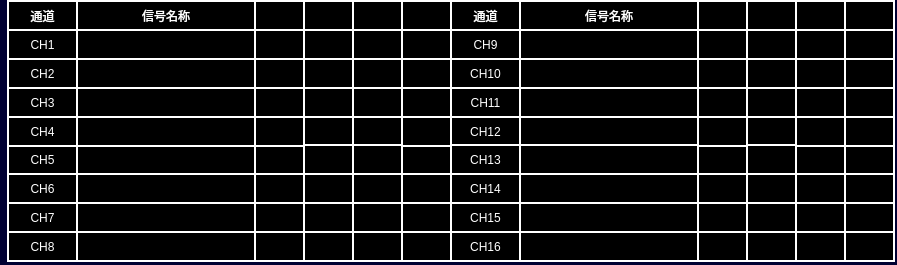
<?xml version="1.0" encoding="UTF-8"?>
<ui version="4.0">
 <class>TCDOControl</class>
 <widget class="QWidget" name="TCDOControl">
  <property name="geometry">
   <rect>
    <x>0</x>
    <y>0</y>
    <width>897</width>
    <height>265</height>
   </rect>
  </property>
  <property name="windowTitle">
   <string>Form</string>
  </property>
  <property name="styleSheet">
   <string notr="true">QWidget
{
background-color: rgb(0, 0, 50);
}


QLabel
{
	font: 16px &quot;微软雅黑&quot;;
	color: white;
	border:2px solid white;
	background-color:black;
}</string>
  </property>
  <widget class="QLabel" name="lbl_CH1">
   <property name="geometry">
    <rect>
     <x>7</x>
     <y>29</y>
     <width>71</width>
     <height>31</height>
    </rect>
   </property>
   <property name="text">
    <string>CH1</string>
   </property>
   <property name="alignment">
    <set>Qt::AlignCenter</set>
   </property>
  </widget>
  <widget class="QLabel" name="lbl_CH3_Name">
   <property name="geometry">
    <rect>
     <x>76</x>
     <y>87</y>
     <width>180</width>
     <height>31</height>
    </rect>
   </property>
   <property name="text">
    <string/>
   </property>
   <property name="alignment">
    <set>Qt::AlignCenter</set>
   </property>
  </widget>
  <widget class="QLabel" name="lbl_CH14_State4">
   <property name="geometry">
    <rect>
     <x>844</x>
     <y>173</y>
     <width>51</width>
     <height>31</height>
    </rect>
   </property>
   <property name="text">
    <string/>
   </property>
   <property name="alignment">
    <set>Qt::AlignCenter</set>
   </property>
  </widget>
  <widget class="QLabel" name="lbl_CH5_State4">
   <property name="geometry">
    <rect>
     <x>401</x>
     <y>144</y>
     <width>51</width>
     <height>31</height>
    </rect>
   </property>
   <property name="text">
    <string/>
   </property>
   <property name="alignment">
    <set>Qt::AlignCenter</set>
   </property>
  </widget>
  <widget class="QLabel" name="lbl_CH5_Name">
   <property name="geometry">
    <rect>
     <x>76</x>
     <y>144</y>
     <width>180</width>
     <height>31</height>
    </rect>
   </property>
   <property name="text">
    <string/>
   </property>
   <property name="alignment">
    <set>Qt::AlignCenter</set>
   </property>
  </widget>
  <widget class="QLabel" name="TrainType8">
   <property name="geometry">
    <rect>
     <x>844</x>
     <y>0</y>
     <width>51</width>
     <height>31</height>
    </rect>
   </property>
   <property name="text">
    <string/>
   </property>
   <property name="alignment">
    <set>Qt::AlignCenter</set>
   </property>
  </widget>
  <widget class="QLabel" name="lbl_CH11_State1">
   <property name="geometry">
    <rect>
     <x>697</x>
     <y>87</y>
     <width>51</width>
     <height>31</height>
    </rect>
   </property>
   <property name="text">
    <string/>
   </property>
   <property name="alignment">
    <set>Qt::AlignCenter</set>
   </property>
  </widget>
  <widget class="QLabel" name="lbl_CH16_State1">
   <property name="geometry">
    <rect>
     <x>697</x>
     <y>231</y>
     <width>51</width>
     <height>31</height>
    </rect>
   </property>
   <property name="text">
    <string/>
   </property>
   <property name="alignment">
    <set>Qt::AlignCenter</set>
   </property>
  </widget>
  <widget class="QLabel" name="lbl_CH13_State4">
   <property name="geometry">
    <rect>
     <x>844</x>
     <y>144</y>
     <width>51</width>
     <height>31</height>
    </rect>
   </property>
   <property name="text">
    <string/>
   </property>
   <property name="alignment">
    <set>Qt::AlignCenter</set>
   </property>
  </widget>
  <widget class="QLabel" name="lbl_CH2">
   <property name="geometry">
    <rect>
     <x>7</x>
     <y>58</y>
     <width>71</width>
     <height>31</height>
    </rect>
   </property>
   <property name="text">
    <string>CH2</string>
   </property>
   <property name="alignment">
    <set>Qt::AlignCenter</set>
   </property>
  </widget>
  <widget class="QLabel" name="lbl_CH9_State2">
   <property name="geometry">
    <rect>
     <x>746</x>
     <y>29</y>
     <width>51</width>
     <height>31</height>
    </rect>
   </property>
   <property name="text">
    <string/>
   </property>
   <property name="alignment">
    <set>Qt::AlignCenter</set>
   </property>
  </widget>
  <widget class="QLabel" name="lbl_CH16_State2">
   <property name="geometry">
    <rect>
     <x>746</x>
     <y>231</y>
     <width>51</width>
     <height>31</height>
    </rect>
   </property>
   <property name="text">
    <string/>
   </property>
   <property name="alignment">
    <set>Qt::AlignCenter</set>
   </property>
  </widget>
  <widget class="QLabel" name="lbl_CH9_Name">
   <property name="geometry">
    <rect>
     <x>519</x>
     <y>29</y>
     <width>180</width>
     <height>31</height>
    </rect>
   </property>
   <property name="text">
    <string/>
   </property>
   <property name="alignment">
    <set>Qt::AlignCenter</set>
   </property>
  </widget>
  <widget class="QLabel" name="lbl_CH10_State4">
   <property name="geometry">
    <rect>
     <x>844</x>
     <y>58</y>
     <width>51</width>
     <height>31</height>
    </rect>
   </property>
   <property name="text">
    <string/>
   </property>
   <property name="alignment">
    <set>Qt::AlignCenter</set>
   </property>
  </widget>
  <widget class="QLabel" name="lbl_CH8_State1">
   <property name="geometry">
    <rect>
     <x>254</x>
     <y>231</y>
     <width>51</width>
     <height>31</height>
    </rect>
   </property>
   <property name="text">
    <string/>
   </property>
   <property name="alignment">
    <set>Qt::AlignCenter</set>
   </property>
  </widget>
  <widget class="QLabel" name="lbl_CH10">
   <property name="geometry">
    <rect>
     <x>450</x>
     <y>58</y>
     <width>71</width>
     <height>31</height>
    </rect>
   </property>
   <property name="text">
    <string>CH10</string>
   </property>
   <property name="alignment">
    <set>Qt::AlignCenter</set>
   </property>
  </widget>
  <widget class="QLabel" name="lbl_CH3_State3">
   <property name="geometry">
    <rect>
     <x>352</x>
     <y>87</y>
     <width>51</width>
     <height>31</height>
    </rect>
   </property>
   <property name="text">
    <string/>
   </property>
   <property name="alignment">
    <set>Qt::AlignCenter</set>
   </property>
  </widget>
  <widget class="QLabel" name="lbl_CH1_State3">
   <property name="geometry">
    <rect>
     <x>352</x>
     <y>29</y>
     <width>51</width>
     <height>31</height>
    </rect>
   </property>
   <property name="text">
    <string/>
   </property>
   <property name="alignment">
    <set>Qt::AlignCenter</set>
   </property>
  </widget>
  <widget class="QLabel" name="lbl_CH10_State1">
   <property name="geometry">
    <rect>
     <x>697</x>
     <y>58</y>
     <width>51</width>
     <height>31</height>
    </rect>
   </property>
   <property name="text">
    <string/>
   </property>
   <property name="alignment">
    <set>Qt::AlignCenter</set>
   </property>
  </widget>
  <widget class="QLabel" name="lbl_CH7">
   <property name="geometry">
    <rect>
     <x>7</x>
     <y>202</y>
     <width>71</width>
     <height>31</height>
    </rect>
   </property>
   <property name="text">
    <string>CH7</string>
   </property>
   <property name="alignment">
    <set>Qt::AlignCenter</set>
   </property>
  </widget>
  <widget class="QLabel" name="lbl_CH1_State1">
   <property name="geometry">
    <rect>
     <x>254</x>
     <y>29</y>
     <width>51</width>
     <height>31</height>
    </rect>
   </property>
   <property name="text">
    <string/>
   </property>
   <property name="alignment">
    <set>Qt::AlignCenter</set>
   </property>
  </widget>
  <widget class="QLabel" name="lbl_CH7_State4">
   <property name="geometry">
    <rect>
     <x>401</x>
     <y>202</y>
     <width>51</width>
     <height>31</height>
    </rect>
   </property>
   <property name="text">
    <string/>
   </property>
   <property name="alignment">
    <set>Qt::AlignCenter</set>
   </property>
  </widget>
  <widget class="QLabel" name="lbl_CH14_State3">
   <property name="geometry">
    <rect>
     <x>795</x>
     <y>173</y>
     <width>51</width>
     <height>31</height>
    </rect>
   </property>
   <property name="text">
    <string/>
   </property>
   <property name="alignment">
    <set>Qt::AlignCenter</set>
   </property>
  </widget>
  <widget class="QLabel" name="lbl_CH4_State2">
   <property name="geometry">
    <rect>
     <x>303</x>
     <y>116</y>
     <width>51</width>
     <height>30</height>
    </rect>
   </property>
   <property name="text">
    <string/>
   </property>
   <property name="alignment">
    <set>Qt::AlignCenter</set>
   </property>
  </widget>
  <widget class="QLabel" name="lbl_CH10_State3">
   <property name="geometry">
    <rect>
     <x>795</x>
     <y>58</y>
     <width>51</width>
     <height>31</height>
    </rect>
   </property>
   <property name="text">
    <string/>
   </property>
   <property name="alignment">
    <set>Qt::AlignCenter</set>
   </property>
  </widget>
  <widget class="QLabel" name="lbl_CH3_State1">
   <property name="geometry">
    <rect>
     <x>254</x>
     <y>87</y>
     <width>51</width>
     <height>31</height>
    </rect>
   </property>
   <property name="text">
    <string/>
   </property>
   <property name="alignment">
    <set>Qt::AlignCenter</set>
   </property>
  </widget>
  <widget class="QLabel" name="lbl_CH1_Name">
   <property name="geometry">
    <rect>
     <x>76</x>
     <y>29</y>
     <width>180</width>
     <height>31</height>
    </rect>
   </property>
   <property name="text">
    <string/>
   </property>
   <property name="alignment">
    <set>Qt::AlignCenter</set>
   </property>
  </widget>
  <widget class="QLabel" name="lbl_CH4_State3">
   <property name="geometry">
    <rect>
     <x>352</x>
     <y>116</y>
     <width>51</width>
     <height>31</height>
    </rect>
   </property>
   <property name="text">
    <string/>
   </property>
   <property name="alignment">
    <set>Qt::AlignCenter</set>
   </property>
  </widget>
  <widget class="QLabel" name="lblTitle_3">
   <property name="geometry">
    <rect>
     <x>76</x>
     <y>0</y>
     <width>180</width>
     <height>31</height>
    </rect>
   </property>
   <property name="text">
    <string>信号名称</string>
   </property>
   <property name="alignment">
    <set>Qt::AlignCenter</set>
   </property>
  </widget>
  <widget class="QLabel" name="lbl_CH15_Name">
   <property name="geometry">
    <rect>
     <x>519</x>
     <y>202</y>
     <width>180</width>
     <height>31</height>
    </rect>
   </property>
   <property name="text">
    <string/>
   </property>
   <property name="alignment">
    <set>Qt::AlignCenter</set>
   </property>
  </widget>
  <widget class="QLabel" name="lbl_CH13_State1">
   <property name="geometry">
    <rect>
     <x>697</x>
     <y>144</y>
     <width>51</width>
     <height>31</height>
    </rect>
   </property>
   <property name="text">
    <string/>
   </property>
   <property name="alignment">
    <set>Qt::AlignCenter</set>
   </property>
  </widget>
  <widget class="QLabel" name="lbl_CH11_State3">
   <property name="geometry">
    <rect>
     <x>795</x>
     <y>87</y>
     <width>51</width>
     <height>31</height>
    </rect>
   </property>
   <property name="text">
    <string/>
   </property>
   <property name="alignment">
    <set>Qt::AlignCenter</set>
   </property>
  </widget>
  <widget class="QLabel" name="lbl_CH7_State2">
   <property name="geometry">
    <rect>
     <x>303</x>
     <y>202</y>
     <width>51</width>
     <height>31</height>
    </rect>
   </property>
   <property name="text">
    <string/>
   </property>
   <property name="alignment">
    <set>Qt::AlignCenter</set>
   </property>
  </widget>
  <widget class="QLabel" name="lbl_CH10_State2">
   <property name="geometry">
    <rect>
     <x>746</x>
     <y>58</y>
     <width>51</width>
     <height>31</height>
    </rect>
   </property>
   <property name="text">
    <string/>
   </property>
   <property name="alignment">
    <set>Qt::AlignCenter</set>
   </property>
  </widget>
  <widget class="QLabel" name="lbl_CH7_State3">
   <property name="geometry">
    <rect>
     <x>352</x>
     <y>202</y>
     <width>51</width>
     <height>31</height>
    </rect>
   </property>
   <property name="text">
    <string/>
   </property>
   <property name="alignment">
    <set>Qt::AlignCenter</set>
   </property>
  </widget>
  <widget class="QLabel" name="lbl_CH9_State1">
   <property name="geometry">
    <rect>
     <x>697</x>
     <y>29</y>
     <width>51</width>
     <height>31</height>
    </rect>
   </property>
   <property name="text">
    <string/>
   </property>
   <property name="alignment">
    <set>Qt::AlignCenter</set>
   </property>
  </widget>
  <widget class="QLabel" name="lbl_CH6_State2">
   <property name="geometry">
    <rect>
     <x>303</x>
     <y>173</y>
     <width>51</width>
     <height>31</height>
    </rect>
   </property>
   <property name="text">
    <string/>
   </property>
   <property name="alignment">
    <set>Qt::AlignCenter</set>
   </property>
  </widget>
  <widget class="QLabel" name="lbl_CH2_Name">
   <property name="geometry">
    <rect>
     <x>76</x>
     <y>58</y>
     <width>180</width>
     <height>31</height>
    </rect>
   </property>
   <property name="text">
    <string/>
   </property>
   <property name="alignment">
    <set>Qt::AlignCenter</set>
   </property>
  </widget>
  <widget class="QLabel" name="lbl_CH7_State1">
   <property name="geometry">
    <rect>
     <x>254</x>
     <y>202</y>
     <width>51</width>
     <height>31</height>
    </rect>
   </property>
   <property name="text">
    <string/>
   </property>
   <property name="alignment">
    <set>Qt::AlignCenter</set>
   </property>
  </widget>
  <widget class="QLabel" name="lbl_CH6_State4">
   <property name="geometry">
    <rect>
     <x>401</x>
     <y>173</y>
     <width>51</width>
     <height>31</height>
    </rect>
   </property>
   <property name="text">
    <string/>
   </property>
   <property name="alignment">
    <set>Qt::AlignCenter</set>
   </property>
  </widget>
  <widget class="QLabel" name="lbl_CH2_State4">
   <property name="geometry">
    <rect>
     <x>401</x>
     <y>58</y>
     <width>51</width>
     <height>31</height>
    </rect>
   </property>
   <property name="text">
    <string/>
   </property>
   <property name="alignment">
    <set>Qt::AlignCenter</set>
   </property>
  </widget>
  <widget class="QLabel" name="lbl_CH2_State2">
   <property name="geometry">
    <rect>
     <x>303</x>
     <y>58</y>
     <width>51</width>
     <height>31</height>
    </rect>
   </property>
   <property name="text">
    <string/>
   </property>
   <property name="alignment">
    <set>Qt::AlignCenter</set>
   </property>
  </widget>
  <widget class="QLabel" name="lbl_CH14_State1">
   <property name="geometry">
    <rect>
     <x>697</x>
     <y>173</y>
     <width>51</width>
     <height>31</height>
    </rect>
   </property>
   <property name="text">
    <string/>
   </property>
   <property name="alignment">
    <set>Qt::AlignCenter</set>
   </property>
  </widget>
  <widget class="QLabel" name="lbl_CH5">
   <property name="geometry">
    <rect>
     <x>7</x>
     <y>144</y>
     <width>71</width>
     <height>31</height>
    </rect>
   </property>
   <property name="text">
    <string>CH5</string>
   </property>
   <property name="alignment">
    <set>Qt::AlignCenter</set>
   </property>
  </widget>
  <widget class="QLabel" name="lbl_CH4_Name">
   <property name="geometry">
    <rect>
     <x>76</x>
     <y>116</y>
     <width>180</width>
     <height>31</height>
    </rect>
   </property>
   <property name="text">
    <string/>
   </property>
   <property name="alignment">
    <set>Qt::AlignCenter</set>
   </property>
  </widget>
  <widget class="QLabel" name="lbl_CH14">
   <property name="geometry">
    <rect>
     <x>450</x>
     <y>173</y>
     <width>71</width>
     <height>31</height>
    </rect>
   </property>
   <property name="text">
    <string>CH14</string>
   </property>
   <property name="alignment">
    <set>Qt::AlignCenter</set>
   </property>
  </widget>
  <widget class="QLabel" name="lbl_CH5_State1">
   <property name="geometry">
    <rect>
     <x>254</x>
     <y>144</y>
     <width>51</width>
     <height>31</height>
    </rect>
   </property>
   <property name="text">
    <string/>
   </property>
   <property name="alignment">
    <set>Qt::AlignCenter</set>
   </property>
  </widget>
  <widget class="QLabel" name="lbl_CH15_State4">
   <property name="geometry">
    <rect>
     <x>844</x>
     <y>202</y>
     <width>51</width>
     <height>31</height>
    </rect>
   </property>
   <property name="text">
    <string/>
   </property>
   <property name="alignment">
    <set>Qt::AlignCenter</set>
   </property>
  </widget>
  <widget class="QLabel" name="lbl_CH14_State2">
   <property name="geometry">
    <rect>
     <x>746</x>
     <y>173</y>
     <width>51</width>
     <height>31</height>
    </rect>
   </property>
   <property name="text">
    <string/>
   </property>
   <property name="alignment">
    <set>Qt::AlignCenter</set>
   </property>
  </widget>
  <widget class="QLabel" name="lbl_CH8">
   <property name="geometry">
    <rect>
     <x>7</x>
     <y>231</y>
     <width>71</width>
     <height>31</height>
    </rect>
   </property>
   <property name="text">
    <string>CH8</string>
   </property>
   <property name="alignment">
    <set>Qt::AlignCenter</set>
   </property>
  </widget>
  <widget class="QLabel" name="lbl_CH12_State2">
   <property name="geometry">
    <rect>
     <x>746</x>
     <y>116</y>
     <width>51</width>
     <height>31</height>
    </rect>
   </property>
   <property name="text">
    <string/>
   </property>
   <property name="alignment">
    <set>Qt::AlignCenter</set>
   </property>
  </widget>
  <widget class="QLabel" name="lbl_CH6_Name">
   <property name="geometry">
    <rect>
     <x>76</x>
     <y>173</y>
     <width>180</width>
     <height>31</height>
    </rect>
   </property>
   <property name="text">
    <string/>
   </property>
   <property name="alignment">
    <set>Qt::AlignCenter</set>
   </property>
  </widget>
  <widget class="QLabel" name="lbl_CH12_Name">
   <property name="geometry">
    <rect>
     <x>519</x>
     <y>116</y>
     <width>180</width>
     <height>31</height>
    </rect>
   </property>
   <property name="text">
    <string/>
   </property>
   <property name="alignment">
    <set>Qt::AlignCenter</set>
   </property>
  </widget>
  <widget class="QLabel" name="lbl_CH5_State2">
   <property name="geometry">
    <rect>
     <x>303</x>
     <y>144</y>
     <width>51</width>
     <height>31</height>
    </rect>
   </property>
   <property name="text">
    <string/>
   </property>
   <property name="alignment">
    <set>Qt::AlignCenter</set>
   </property>
  </widget>
  <widget class="QLabel" name="TrainType1">
   <property name="geometry">
    <rect>
     <x>254</x>
     <y>0</y>
     <width>51</width>
     <height>31</height>
    </rect>
   </property>
   <property name="text">
    <string/>
   </property>
   <property name="alignment">
    <set>Qt::AlignCenter</set>
   </property>
  </widget>
  <widget class="QLabel" name="lbl_CH8_Name">
   <property name="geometry">
    <rect>
     <x>76</x>
     <y>231</y>
     <width>180</width>
     <height>31</height>
    </rect>
   </property>
   <property name="text">
    <string/>
   </property>
   <property name="alignment">
    <set>Qt::AlignCenter</set>
   </property>
  </widget>
  <widget class="QLabel" name="lbl_CH16">
   <property name="geometry">
    <rect>
     <x>450</x>
     <y>231</y>
     <width>71</width>
     <height>31</height>
    </rect>
   </property>
   <property name="text">
    <string>CH16</string>
   </property>
   <property name="alignment">
    <set>Qt::AlignCenter</set>
   </property>
  </widget>
  <widget class="QLabel" name="lbl_CH15_State2">
   <property name="geometry">
    <rect>
     <x>746</x>
     <y>202</y>
     <width>51</width>
     <height>31</height>
    </rect>
   </property>
   <property name="text">
    <string/>
   </property>
   <property name="alignment">
    <set>Qt::AlignCenter</set>
   </property>
  </widget>
  <widget class="QLabel" name="TrainType6">
   <property name="geometry">
    <rect>
     <x>746</x>
     <y>0</y>
     <width>51</width>
     <height>31</height>
    </rect>
   </property>
   <property name="text">
    <string/>
   </property>
   <property name="alignment">
    <set>Qt::AlignCenter</set>
   </property>
  </widget>
  <widget class="QLabel" name="lbl_CH13_State3">
   <property name="geometry">
    <rect>
     <x>795</x>
     <y>144</y>
     <width>51</width>
     <height>31</height>
    </rect>
   </property>
   <property name="text">
    <string/>
   </property>
   <property name="alignment">
    <set>Qt::AlignCenter</set>
   </property>
  </widget>
  <widget class="QLabel" name="lbl_CH12">
   <property name="geometry">
    <rect>
     <x>450</x>
     <y>116</y>
     <width>71</width>
     <height>31</height>
    </rect>
   </property>
   <property name="text">
    <string>CH12</string>
   </property>
   <property name="alignment">
    <set>Qt::AlignCenter</set>
   </property>
  </widget>
  <widget class="QLabel" name="lbl_CH6">
   <property name="geometry">
    <rect>
     <x>7</x>
     <y>173</y>
     <width>71</width>
     <height>31</height>
    </rect>
   </property>
   <property name="text">
    <string>CH6</string>
   </property>
   <property name="alignment">
    <set>Qt::AlignCenter</set>
   </property>
  </widget>
  <widget class="QLabel" name="lbl_CH15_State3">
   <property name="geometry">
    <rect>
     <x>795</x>
     <y>202</y>
     <width>51</width>
     <height>31</height>
    </rect>
   </property>
   <property name="text">
    <string/>
   </property>
   <property name="alignment">
    <set>Qt::AlignCenter</set>
   </property>
  </widget>
  <widget class="QLabel" name="lbl_CH9">
   <property name="geometry">
    <rect>
     <x>450</x>
     <y>29</y>
     <width>71</width>
     <height>31</height>
    </rect>
   </property>
   <property name="text">
    <string>CH9</string>
   </property>
   <property name="alignment">
    <set>Qt::AlignCenter</set>
   </property>
  </widget>
  <widget class="QLabel" name="lbl_CH6_State1">
   <property name="geometry">
    <rect>
     <x>254</x>
     <y>173</y>
     <width>51</width>
     <height>31</height>
    </rect>
   </property>
   <property name="text">
    <string/>
   </property>
   <property name="alignment">
    <set>Qt::AlignCenter</set>
   </property>
  </widget>
  <widget class="QLabel" name="TrainType7">
   <property name="geometry">
    <rect>
     <x>795</x>
     <y>0</y>
     <width>51</width>
     <height>31</height>
    </rect>
   </property>
   <property name="text">
    <string/>
   </property>
   <property name="alignment">
    <set>Qt::AlignCenter</set>
   </property>
  </widget>
  <widget class="QLabel" name="lbl_CH2_State1">
   <property name="geometry">
    <rect>
     <x>254</x>
     <y>58</y>
     <width>51</width>
     <height>31</height>
    </rect>
   </property>
   <property name="text">
    <string/>
   </property>
   <property name="alignment">
    <set>Qt::AlignCenter</set>
   </property>
  </widget>
  <widget class="QLabel" name="lbl_CH3_State4">
   <property name="geometry">
    <rect>
     <x>401</x>
     <y>87</y>
     <width>51</width>
     <height>31</height>
    </rect>
   </property>
   <property name="text">
    <string/>
   </property>
   <property name="alignment">
    <set>Qt::AlignCenter</set>
   </property>
  </widget>
  <widget class="QLabel" name="TrainType5">
   <property name="geometry">
    <rect>
     <x>697</x>
     <y>0</y>
     <width>51</width>
     <height>31</height>
    </rect>
   </property>
   <property name="text">
    <string/>
   </property>
   <property name="alignment">
    <set>Qt::AlignCenter</set>
   </property>
  </widget>
  <widget class="QLabel" name="lbl_CH3">
   <property name="geometry">
    <rect>
     <x>7</x>
     <y>87</y>
     <width>71</width>
     <height>31</height>
    </rect>
   </property>
   <property name="text">
    <string>CH3</string>
   </property>
   <property name="alignment">
    <set>Qt::AlignCenter</set>
   </property>
  </widget>
  <widget class="QLabel" name="lbl_CH2_State3">
   <property name="geometry">
    <rect>
     <x>352</x>
     <y>58</y>
     <width>51</width>
     <height>31</height>
    </rect>
   </property>
   <property name="text">
    <string/>
   </property>
   <property name="alignment">
    <set>Qt::AlignCenter</set>
   </property>
  </widget>
  <widget class="QLabel" name="lbl_CH11_Name">
   <property name="geometry">
    <rect>
     <x>519</x>
     <y>87</y>
     <width>180</width>
     <height>31</height>
    </rect>
   </property>
   <property name="text">
    <string/>
   </property>
   <property name="alignment">
    <set>Qt::AlignCenter</set>
   </property>
  </widget>
  <widget class="QLabel" name="lbl_CH13_State2">
   <property name="geometry">
    <rect>
     <x>746</x>
     <y>144</y>
     <width>51</width>
     <height>31</height>
    </rect>
   </property>
   <property name="text">
    <string/>
   </property>
   <property name="alignment">
    <set>Qt::AlignCenter</set>
   </property>
  </widget>
  <widget class="QLabel" name="lbl_CH6_State3">
   <property name="geometry">
    <rect>
     <x>352</x>
     <y>173</y>
     <width>51</width>
     <height>31</height>
    </rect>
   </property>
   <property name="text">
    <string/>
   </property>
   <property name="alignment">
    <set>Qt::AlignCenter</set>
   </property>
  </widget>
  <widget class="QLabel" name="lbl_CH13">
   <property name="geometry">
    <rect>
     <x>450</x>
     <y>144</y>
     <width>71</width>
     <height>31</height>
    </rect>
   </property>
   <property name="text">
    <string>CH13</string>
   </property>
   <property name="alignment">
    <set>Qt::AlignCenter</set>
   </property>
  </widget>
  <widget class="QLabel" name="lbl_CH8_State4">
   <property name="geometry">
    <rect>
     <x>401</x>
     <y>231</y>
     <width>51</width>
     <height>31</height>
    </rect>
   </property>
   <property name="text">
    <string/>
   </property>
   <property name="alignment">
    <set>Qt::AlignCenter</set>
   </property>
  </widget>
  <widget class="QLabel" name="lbl_CH3_State2">
   <property name="geometry">
    <rect>
     <x>303</x>
     <y>87</y>
     <width>51</width>
     <height>31</height>
    </rect>
   </property>
   <property name="text">
    <string/>
   </property>
   <property name="alignment">
    <set>Qt::AlignCenter</set>
   </property>
  </widget>
  <widget class="QLabel" name="TrainType2">
   <property name="geometry">
    <rect>
     <x>303</x>
     <y>0</y>
     <width>51</width>
     <height>31</height>
    </rect>
   </property>
   <property name="text">
    <string/>
   </property>
   <property name="alignment">
    <set>Qt::AlignCenter</set>
   </property>
  </widget>
  <widget class="QLabel" name="lbl_CH15">
   <property name="geometry">
    <rect>
     <x>450</x>
     <y>202</y>
     <width>71</width>
     <height>31</height>
    </rect>
   </property>
   <property name="text">
    <string>CH15</string>
   </property>
   <property name="alignment">
    <set>Qt::AlignCenter</set>
   </property>
  </widget>
  <widget class="QLabel" name="lbl_CH14_Name">
   <property name="geometry">
    <rect>
     <x>519</x>
     <y>173</y>
     <width>180</width>
     <height>31</height>
    </rect>
   </property>
   <property name="text">
    <string/>
   </property>
   <property name="alignment">
    <set>Qt::AlignCenter</set>
   </property>
  </widget>
  <widget class="QLabel" name="lbl_CH7_Name">
   <property name="geometry">
    <rect>
     <x>76</x>
     <y>202</y>
     <width>180</width>
     <height>31</height>
    </rect>
   </property>
   <property name="text">
    <string/>
   </property>
   <property name="alignment">
    <set>Qt::AlignCenter</set>
   </property>
  </widget>
  <widget class="QLabel" name="lbl_CH12_State1">
   <property name="geometry">
    <rect>
     <x>697</x>
     <y>116</y>
     <width>51</width>
     <height>31</height>
    </rect>
   </property>
   <property name="text">
    <string/>
   </property>
   <property name="alignment">
    <set>Qt::AlignCenter</set>
   </property>
  </widget>
  <widget class="QLabel" name="lblTitle_7">
   <property name="geometry">
    <rect>
     <x>519</x>
     <y>0</y>
     <width>180</width>
     <height>31</height>
    </rect>
   </property>
   <property name="text">
    <string>信号名称</string>
   </property>
   <property name="alignment">
    <set>Qt::AlignCenter</set>
   </property>
  </widget>
  <widget class="QLabel" name="lbl_CH4_State4">
   <property name="geometry">
    <rect>
     <x>401</x>
     <y>116</y>
     <width>51</width>
     <height>31</height>
    </rect>
   </property>
   <property name="text">
    <string/>
   </property>
   <property name="alignment">
    <set>Qt::AlignCenter</set>
   </property>
  </widget>
  <widget class="QLabel" name="lbl_CH16_Name">
   <property name="geometry">
    <rect>
     <x>519</x>
     <y>231</y>
     <width>180</width>
     <height>31</height>
    </rect>
   </property>
   <property name="text">
    <string/>
   </property>
   <property name="alignment">
    <set>Qt::AlignCenter</set>
   </property>
  </widget>
  <widget class="QLabel" name="lbl_CH5_State3">
   <property name="geometry">
    <rect>
     <x>352</x>
     <y>144</y>
     <width>51</width>
     <height>31</height>
    </rect>
   </property>
   <property name="text">
    <string/>
   </property>
   <property name="alignment">
    <set>Qt::AlignCenter</set>
   </property>
  </widget>
  <widget class="QLabel" name="lbl_CH15_State1">
   <property name="geometry">
    <rect>
     <x>697</x>
     <y>202</y>
     <width>51</width>
     <height>31</height>
    </rect>
   </property>
   <property name="text">
    <string/>
   </property>
   <property name="alignment">
    <set>Qt::AlignCenter</set>
   </property>
  </widget>
  <widget class="QLabel" name="lbl_CH16_State3">
   <property name="geometry">
    <rect>
     <x>795</x>
     <y>231</y>
     <width>51</width>
     <height>31</height>
    </rect>
   </property>
   <property name="text">
    <string/>
   </property>
   <property name="alignment">
    <set>Qt::AlignCenter</set>
   </property>
  </widget>
  <widget class="QLabel" name="lbl_CH12_State4">
   <property name="geometry">
    <rect>
     <x>844</x>
     <y>116</y>
     <width>51</width>
     <height>31</height>
    </rect>
   </property>
   <property name="text">
    <string/>
   </property>
   <property name="alignment">
    <set>Qt::AlignCenter</set>
   </property>
  </widget>
  <widget class="QLabel" name="lbl_CH4_State1">
   <property name="geometry">
    <rect>
     <x>254</x>
     <y>116</y>
     <width>51</width>
     <height>31</height>
    </rect>
   </property>
   <property name="text">
    <string/>
   </property>
   <property name="alignment">
    <set>Qt::AlignCenter</set>
   </property>
  </widget>
  <widget class="QLabel" name="lbl_CH1_State4">
   <property name="geometry">
    <rect>
     <x>401</x>
     <y>29</y>
     <width>51</width>
     <height>31</height>
    </rect>
   </property>
   <property name="text">
    <string/>
   </property>
   <property name="alignment">
    <set>Qt::AlignCenter</set>
   </property>
  </widget>
  <widget class="QLabel" name="lbl_CH11_State4">
   <property name="geometry">
    <rect>
     <x>844</x>
     <y>87</y>
     <width>51</width>
     <height>31</height>
    </rect>
   </property>
   <property name="text">
    <string/>
   </property>
   <property name="alignment">
    <set>Qt::AlignCenter</set>
   </property>
  </widget>
  <widget class="QLabel" name="TrainType4">
   <property name="geometry">
    <rect>
     <x>401</x>
     <y>0</y>
     <width>51</width>
     <height>31</height>
    </rect>
   </property>
   <property name="text">
    <string/>
   </property>
   <property name="alignment">
    <set>Qt::AlignCenter</set>
   </property>
  </widget>
  <widget class="QLabel" name="lbl_CH13_Name">
   <property name="geometry">
    <rect>
     <x>519</x>
     <y>144</y>
     <width>180</width>
     <height>31</height>
    </rect>
   </property>
   <property name="text">
    <string/>
   </property>
   <property name="alignment">
    <set>Qt::AlignCenter</set>
   </property>
  </widget>
  <widget class="QLabel" name="lbl_CH8_State3">
   <property name="geometry">
    <rect>
     <x>352</x>
     <y>231</y>
     <width>51</width>
     <height>31</height>
    </rect>
   </property>
   <property name="text">
    <string/>
   </property>
   <property name="alignment">
    <set>Qt::AlignCenter</set>
   </property>
  </widget>
  <widget class="QLabel" name="lbl_CH9_State3">
   <property name="geometry">
    <rect>
     <x>795</x>
     <y>29</y>
     <width>51</width>
     <height>31</height>
    </rect>
   </property>
   <property name="text">
    <string/>
   </property>
   <property name="alignment">
    <set>Qt::AlignCenter</set>
   </property>
  </widget>
  <widget class="QLabel" name="lbl_CH11_State2">
   <property name="geometry">
    <rect>
     <x>746</x>
     <y>87</y>
     <width>51</width>
     <height>31</height>
    </rect>
   </property>
   <property name="text">
    <string/>
   </property>
   <property name="alignment">
    <set>Qt::AlignCenter</set>
   </property>
  </widget>
  <widget class="QLabel" name="lblTitle_2">
   <property name="geometry">
    <rect>
     <x>7</x>
     <y>0</y>
     <width>71</width>
     <height>31</height>
    </rect>
   </property>
   <property name="text">
    <string>通道</string>
   </property>
   <property name="alignment">
    <set>Qt::AlignCenter</set>
   </property>
  </widget>
  <widget class="QLabel" name="lbl_CH16_State4">
   <property name="geometry">
    <rect>
     <x>844</x>
     <y>231</y>
     <width>51</width>
     <height>31</height>
    </rect>
   </property>
   <property name="text">
    <string/>
   </property>
   <property name="alignment">
    <set>Qt::AlignCenter</set>
   </property>
  </widget>
  <widget class="QLabel" name="lbl_CH10_Name">
   <property name="geometry">
    <rect>
     <x>519</x>
     <y>58</y>
     <width>180</width>
     <height>31</height>
    </rect>
   </property>
   <property name="text">
    <string/>
   </property>
   <property name="alignment">
    <set>Qt::AlignCenter</set>
   </property>
  </widget>
  <widget class="QLabel" name="lbl_CH1_State2">
   <property name="geometry">
    <rect>
     <x>303</x>
     <y>29</y>
     <width>51</width>
     <height>31</height>
    </rect>
   </property>
   <property name="text">
    <string/>
   </property>
   <property name="alignment">
    <set>Qt::AlignCenter</set>
   </property>
  </widget>
  <widget class="QLabel" name="lbl_CH8_State2">
   <property name="geometry">
    <rect>
     <x>303</x>
     <y>231</y>
     <width>51</width>
     <height>31</height>
    </rect>
   </property>
   <property name="text">
    <string/>
   </property>
   <property name="alignment">
    <set>Qt::AlignCenter</set>
   </property>
  </widget>
  <widget class="QLabel" name="lbl_CH12_State3">
   <property name="geometry">
    <rect>
     <x>795</x>
     <y>116</y>
     <width>51</width>
     <height>31</height>
    </rect>
   </property>
   <property name="text">
    <string/>
   </property>
   <property name="alignment">
    <set>Qt::AlignCenter</set>
   </property>
  </widget>
  <widget class="QLabel" name="TrainType3">
   <property name="geometry">
    <rect>
     <x>352</x>
     <y>0</y>
     <width>51</width>
     <height>31</height>
    </rect>
   </property>
   <property name="text">
    <string/>
   </property>
   <property name="alignment">
    <set>Qt::AlignCenter</set>
   </property>
  </widget>
  <widget class="QLabel" name="lbl_CH4">
   <property name="geometry">
    <rect>
     <x>7</x>
     <y>116</y>
     <width>71</width>
     <height>31</height>
    </rect>
   </property>
   <property name="text">
    <string>CH4</string>
   </property>
   <property name="alignment">
    <set>Qt::AlignCenter</set>
   </property>
  </widget>
  <widget class="QLabel" name="lbl_CH9_State4">
   <property name="geometry">
    <rect>
     <x>844</x>
     <y>29</y>
     <width>51</width>
     <height>31</height>
    </rect>
   </property>
   <property name="text">
    <string/>
   </property>
   <property name="alignment">
    <set>Qt::AlignCenter</set>
   </property>
  </widget>
  <widget class="QLabel" name="lbl_CH11">
   <property name="geometry">
    <rect>
     <x>450</x>
     <y>87</y>
     <width>71</width>
     <height>31</height>
    </rect>
   </property>
   <property name="text">
    <string>CH11</string>
   </property>
   <property name="alignment">
    <set>Qt::AlignCenter</set>
   </property>
  </widget>
  <widget class="QLabel" name="lblTitle_9">
   <property name="geometry">
    <rect>
     <x>450</x>
     <y>0</y>
     <width>71</width>
     <height>31</height>
    </rect>
   </property>
   <property name="text">
    <string>通道</string>
   </property>
   <property name="alignment">
    <set>Qt::AlignCenter</set>
   </property>
  </widget>
 </widget>
 <resources/>
 <connections/>
</ui>
